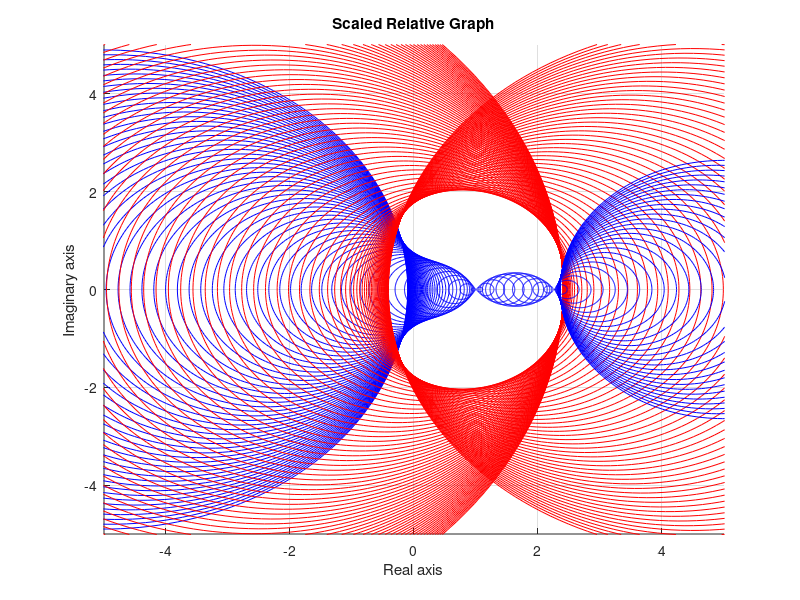

MATLAB code for this plot:
close all

% Define matrix A
A = [1 0 -1 0; 
     0 2  0 1;
     1 1  0 0;
     0 0  1 1];

% Define a range of c values
c_values = linspace(-5, 5, 100);
num_c = length(c_values);

% Preallocate arrays for singular values
min_singular = zeros(size(c_values));
max_singular = zeros(size(c_values));

% Precompute theta and the unit circle using complex exponentials
theta_vals = linspace(0, 2*pi, 200);  % Increase resolution if desired
unit_circle = exp(1i * theta_vals);  % Complex unit circle for plotting circles

% Prepare figure
figure;
hold on;
xlim([-5 5])  
ylim([-5 5])  
grid on;
xlabel('Real axis');
ylabel('Imaginary axis');
title('Scaled Relative Graph');

% Storage for circles data
circles_center = zeros(1, num_c);
circles_min_radius = zeros(1, num_c);
circles_max_radius = zeros(1, num_c);

% Plot circles iteratively and store parameters
for k = 1:num_c
    c = c_values(k);
    M = A - c*eye(size(A));
    
    % Compute singular values
    s = svd(M);
    min_singular(k) = min(s);
    max_singular(k) = max(s);
    
    % Store center and radi for envelope calculation later
    circles_center(k) = c;
    circles_min_radius(k) = min(s);
    circles_max_radius(k) = max(s);
    
    % Plot circles using complex transformation
    z_min_circle = c + min_singular(k) * unit_circle;
    z_max_circle = c + max_singular(k) * unit_circle;
    plot(real(z_min_circle), imag(z_min_circle), 'b');
    plot(real(z_max_circle), imag(z_max_circle), 'r');
    
    drawnow;
    pause(0.01);
end